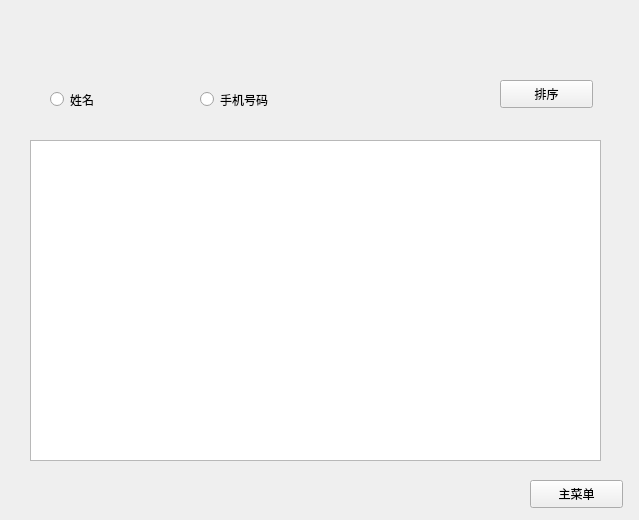
<?xml version="1.0" encoding="UTF-8"?>
<ui version="4.0">
 <class>showandsort</class>
 <widget class="QWidget" name="showandsort">
  <property name="geometry">
   <rect>
    <x>0</x>
    <y>0</y>
    <width>639</width>
    <height>520</height>
   </rect>
  </property>
  <property name="windowTitle">
   <string>展示（排序）界面</string>
  </property>
  <widget class="QPushButton" name="returnpushButton">
   <property name="geometry">
    <rect>
     <x>530</x>
     <y>480</y>
     <width>93</width>
     <height>28</height>
    </rect>
   </property>
   <property name="text">
    <string>主菜单</string>
   </property>
  </widget>
  <widget class="QRadioButton" name="nameradioButton">
   <property name="geometry">
    <rect>
     <x>50</x>
     <y>90</y>
     <width>115</width>
     <height>19</height>
    </rect>
   </property>
   <property name="text">
    <string>姓名</string>
   </property>
  </widget>
  <widget class="QRadioButton" name="numberradioButton">
   <property name="geometry">
    <rect>
     <x>200</x>
     <y>90</y>
     <width>115</width>
     <height>19</height>
    </rect>
   </property>
   <property name="text">
    <string>手机号码</string>
   </property>
  </widget>
  <widget class="QPushButton" name="sortpushButton">
   <property name="geometry">
    <rect>
     <x>500</x>
     <y>80</y>
     <width>93</width>
     <height>28</height>
    </rect>
   </property>
   <property name="text">
    <string>排序</string>
   </property>
  </widget>
  <widget class="QTableWidget" name="tableWidget">
   <property name="geometry">
    <rect>
     <x>30</x>
     <y>140</y>
     <width>571</width>
     <height>321</height>
    </rect>
   </property>
  </widget>
 </widget>
 <resources/>
 <connections/>
</ui>
